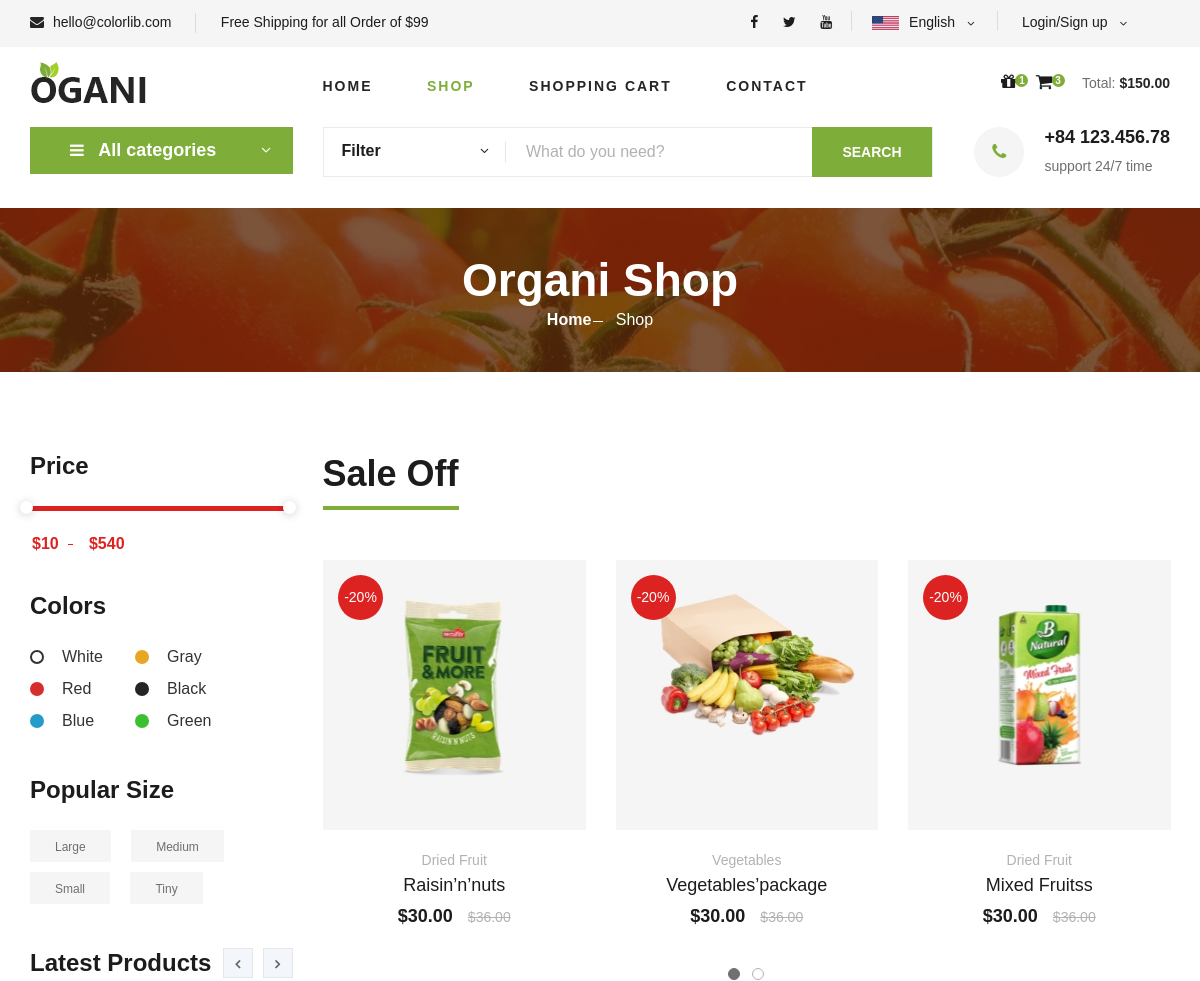
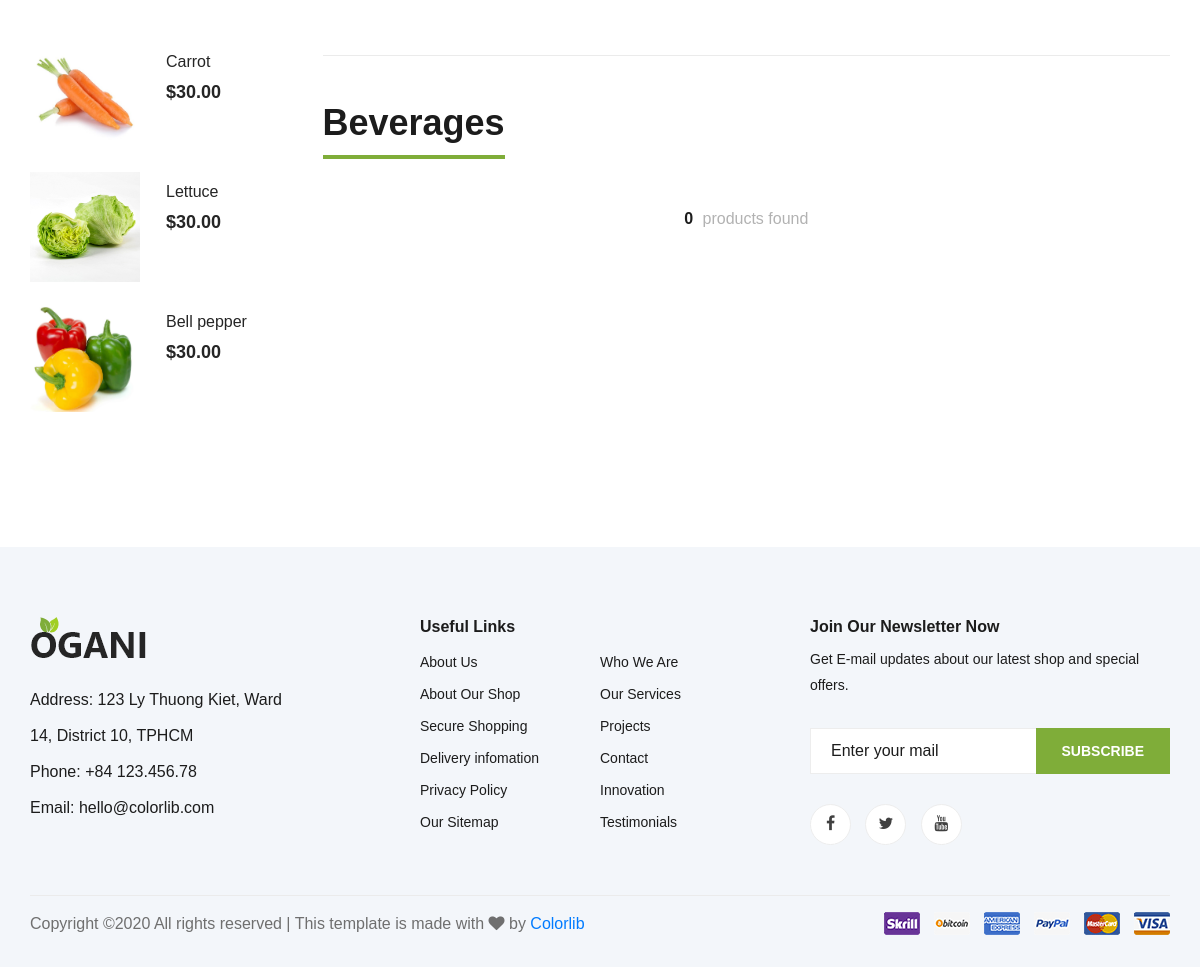
Screenshot of /shop/category/beverages with the database file from the repository (2 pictures, top to bottom).
### tables this page shows
CREATE TABLE `item` (
  `id_item` varchar(100) NOT NULL,
  `name_item` varchar(100) NOT NULL DEFAULT 'Default name',
  `avatar_item` varchar(500) NOT NULL DEFAULT 'Default link',
  `description_item` varchar(500) NOT NULL DEFAULT 'Default description',
  `price_item` int(11) NOT NULL DEFAULT 0,
  `availability_item` tinyint(1) NOT NULL DEFAULT 1,
  `weight_item` float NOT NULL DEFAULT 0,
  `sale_off_item` int(11) NOT NULL DEFAULT 0,
  `featured` tinyint(1) NOT NULL DEFAULT 0,
  `best_seller_item` tinyint(1) NOT NULL DEFAULT 0,
  `date_created_item` datetime DEFAULT NULL,
  `latest_date_updated_item` datetime DEFAULT NULL,
  `category_item` varchar(100) DEFAULT NULL
);

### mvc/core/Controller.php (called while the page is built, shortened)
<?php
class Controller{
    final public function view($view, $data = []){
        require_once "./mvc/views/".$view.".php";
    }
}
?>

### mvc/controllers/Shop.php (called while the page is built, shortened)
<?php
class Shop extends Controller{
    protected $item_object;
    protected $category_object;
    final public function __construct(){
        $this->item_object = $this->model("Item");
        $this->category_object = $this->model("Category");
    }
    public function category($category, $page_no = 0){
        $this->view("Master1", array(
            "page"=>"shop",
            "category"=>$category,
            "name_category"=>$this->item_object->get_name_category($category),
            "item_list"=>$this->item_object->get_items_from_category_per_page($category),
            "category_list"=>$this->category_object->get_all_categories(),
            "latest_item_list"=>$this->item_object->get_latest_items(),
            "num_items"=>$this->item_object->get_num_category_items($category),
            "num_pages"=>$this->item_object->get_num_category_pages($category),
            "page_no"=>$this->item_object->get_page_no()
        ));
    }
}
?>

### mvc/core/App.php (called while the page is built, shortened)
<?php
class App{
    protected $action = "Action";
    final public function __construct(){
        $arr = $this->url_process();
        if(isset($arr[0])){
            if(file_exists("./mvc/controllers/".$arr[0].".php")){
                unset($arr[0]);
            }
        }
        $this->controller = new $this->controller();
        if(isset($arr[1])){
            if(method_exists($this->controller, $arr[1])){
                $this->action = $arr[1];
            }
            unset($arr[1]);
        }
        $this->params = $arr?array_values($arr):[];
        call_user_func_array([$this->controller, $this->action], $this->params);
    }
    final public function url_process(){
        if (isset($_GET["url"])){
            return explode("/", trim($_GET["url"]));
        }
    }
}
?>

### index.php (called while the page is built, shortened)
<?php
$app = new App();
?>

### mvc/core/Database.php (called while the page is built, shortened)
<?php
class Database{
    protected $servername = "localhost";
    protected $username = "root";
    protected $password = "";
    final public function __construct(){
        $this->conn = mysqli_connect($this->servername, $this->username, $this->password);
    }
}
?>

### mvc/models/Item.php (called while the page is built, shortened)
<?php
class Item extends Database{
    public function get_latest_items(){
        $sql = "SELECT item.*, category.name_category".
        " FROM item LEFT JOIN category ON item.category_item=category.id_category".
        " ORDER BY date_created_item DESC LIMIT 6;";
        $array_result = array();
        $sql_result = mysqli_query($this->conn, $sql);
        if($sql_result){
            while($row = mysqli_fetch_assoc($sql_result)){
                $array_result[] = $row;
            }
        }
        return json_encode($array_result);
    }
}
?>

### mvc/views/pages/shop.php (the view, shortened to what this page needs)
<section class="breadcrumb-section set-bg" data-setbg="/tmdt_201/public/master1/img/breadcrumb.jpg">
    <div class="container">
        <div class="row">
            <div class="col-lg-12 text-center">
                <div class="breadcrumb__text">
                    <h2>Organi Shop</h2>
                    <div class="breadcrumb__option">
                        <a href="http://localhost/tmdt_201/home">Home</a>
                        <span>Shop</span>
                    </div>
                </div>
            </div>
        </div>
    </div>
</section>
<section class="product spad">
    <div class="container">
        <div class="row">
            <div class="col-lg-3 col-md-5">
                <div class="sidebar">
                    <div class="sidebar__item">
                        <h4>Price</h4>
                        <div class="price-range-wrap">
                            <div class="price-range ui-slider ui-corner-all ui-slider-horizontal ui-widget ui-widget-content"
                                data-min="10" data-max="540">
                                <span tabindex="0" class="ui-slider-handle ui-corner-all ui-state-default"></span>
                                <span tabindex="0" class="ui-slider-handle ui-corner-all ui-state-default"></span>
                            </div>
                            <div class="range-slider">
                                <div class="price-input">
                                    <input type="text" id="minamount">
                                    <input type="text" id="maxamount">
                                </div>
                            </div>
                        </div>
                    </div>
                    <div class="sidebar__item sidebar__item__color--option">
                        <h4>Colors</h4>
                        <div class="sidebar__item__color sidebar__item__color--white">
                            <label for="white">
                                White
                            </label>
                        </div>
                        <div class="sidebar__item__color sidebar__item__color--gray">
                            <label for="gray">
                                Gray
                            </label>
                        </div>
                        <div class="sidebar__item__color sidebar__item__color--red">
                            <label for="red">
                                Red
                            </label>
                        </div>
                        <div class="sidebar__item__color sidebar__item__color--black">
                            <label for="black">
                                Black
                            </label>
                        </div>
                        <div class="sidebar__item__color sidebar__item__color--blue">
                            <label for="blue">
                                Blue
                            </label>
                        </div>
                        <div class="sidebar__item__color sidebar__item__color--green">
                            <label for="green">
                                Green
                            </label>
                        </div>
                    </div>
                    <div class="sidebar__item">
                        <h4>Popular Size</h4>
                        <div class="sidebar__item__size">
                            <label for="large">
                                Large
                            </label>
                        </div>
                        <div class="sidebar__item__size">
                            <label for="medium">
                                Medium
                            </label>
                        </div>
                        <div class="sidebar__item__size">
                            <label for="small">
                                Small
                            </label>
                        </div>
                        <div class="sidebar__item__size">
                            <label for="tiny">
                                Tiny
                            </label>
                        </div>
                    </div>
                    <div class="sidebar__item">
                        <div class="latest-product__text">
                            <h4>Latest Products</h4>
                            <div class="latest-product__slider owl-carousel">
                                <?php $latest_item_list = json_decode($data["latest_item_list"]);
                                $size_latest_item_list = count($latest_item_list);
                                for($row = 0; $row < $size_latest_item_list; $row++){
                                if($row % 3 == 0){
                                ?>
                                <div class="latest-prdouct__slider__item">
                                <?php }?>
                                    <a href="http://localhost/tmdt_201/shop/detail/<?php echo $latest_item_list[$row]->id_item;?>" class="latest-product__item">
                                        <div class="latest-product__item__pic">
                                            <img src="/tmdt_201/public/master1/img/product/<?php echo $latest_item_list[$row]->avatar_item; ?>.jpg" alt="" style="width: 110px;">
                                        </div>
                                        <div class="latest-product__item__text">
                                            <h6><?php echo $latest_item_list[$row]->name_item;?></h6>
                                            <span>$30.00</span>
                                        </div>
                                    </a>
                                    <?php if($row % 3 == 2){ ?>
                                </div>
                                <?php }}?>
                            </div>
                        </div>
                    </div>
                </div>
            </div>
            <div class="col-lg-9 col-md-7">
                <div class="product__discount">
                    <div class="section-title product__discount__title">
                        <h2>Sale Off</h2>
                    </div>
                    <div class="row">
                        <div class="product__discount__slider owl-carousel">
                            <div class="col-lg-4">
                                <div class="product__discount__item">
                                    <div class="product__discount__item__pic set-bg"
                                        data-setbg="/tmdt_201/public/master1/img/product/discount/pd-1.jpg">
                                        <div class="product__discount__percent">-20%</div>
                                    </div>
                                    <div class="product__discount__item__text">
                                        <span>Dried Fruit</span>
                                        <h5><a href="#">Raisin’n’nuts</a></h5>
                                        <div class="product__item__price">$30.00 <span>$36.00</span></div>
                                    </div>
                                </div>
                            </div>
                            <div class="col-lg-4">
                                <div class="product__discount__item">
                                    <div class="product__discount__item__pic set-bg"
                                        data-setbg="/tmdt_201/public/master1/img/product/discount/pd-2.jpg">
                                        <div class="product__discount__percent">-20%</div>
                                    </div>
                                    <div class="product__discount__item__text">
                                        <span>Vegetables</span>
                                        <h5><a href="#">Vegetables’package</a></h5>
                                        <div class="product__item__price">$30.00 <span>$36.00</span></div>
                                    </div>
                                </div>
                            </div>
                            <div class="col-lg-4">
                                <div class="product__discount__item">
                                    <div class="product__discount__item__pic set-bg"
                                        data-setbg="/tmdt_201/public/master1/img/product/discount/pd-3.jpg">
                                        <div class="product__discount__percent">-20%</div>
                                    </div>
                                    <div class="product__discount__item__text">
                                        <span>Dried Fruit</span>
                                        <h5><a href="#">Mixed Fruitss</a></h5>
                                        <div class="product__item__price">$30.00 <span>$36.00</span></div>
                                    </div>
                                </div>
                            </div>
                        </div>
                    </div>
                </div>
                <div class="filter__item">
                    <div class="section-title product__discount__title">
                        <h2 id="scroll-pos">
                        <?php
                        if(!isset($data['name_category'])){
                            echo 'All of products';
                        }
                        else{
                            echo json_decode($data['name_category'])->name_category;
                        }
                        ?>
                        </h2>
                    </div>
                    <div class="row">
                        <div class="col-12">
                            <div class="filter__found">
                                <h6><span><?php echo json_decode($data['num_items']); ?></span> products found</h6>
                            </div>
                        </div>
                    </div>
                </div>
                <div class="product__pagination">
                </div>
            </div>
        </div>
    </div>
</section>

### rows the page displays
item: avatar_item (picture), name_item "Carrot"
item: avatar_item (picture), name_item "Lettuce"
item: avatar_item (picture), name_item "Bell pepper"

### other values shown
json_decode($data['name_category'])->name_category "Beverages"
json_decode($data['num_items']) "0"
